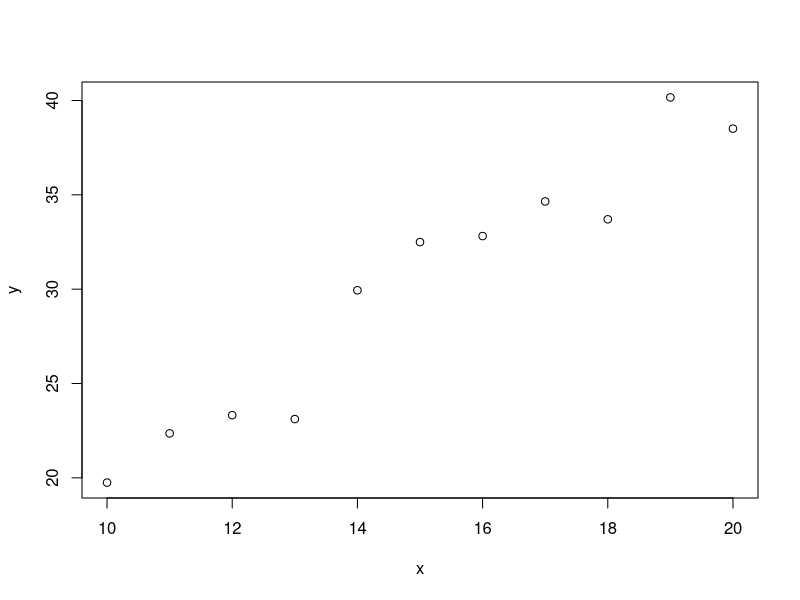

Reproduce this figure in R.
# Simulate data
set.seed(801)
x <- 10:20
y <- 2*x + rnorm(length(x), 0, 2)

plot(x,y)

# Estimate beta0 and beta1
sxx <- sum((x-mean(x))^2)
syy <- sum((y-mean(y))^2)
sxy <- sum((x-mean(x))*(y-mean(y)))

beta1 <- sxy/sxx
beta0 <- mean(y)-beta1*mean(x)
beta0; beta1

# Sums of squares
yhat <- beta0 + beta1*x
ssreg <- sum((yhat-mean(y))^2)
sse <- sum((y-yhat)^2)

# Mean square
msreg <- ssreg/1
mse <- sse/(length(y)-2)

# F
f <- msreg/mse

# p-value
pf(f, 1, length(y)-2, lower.tail = F)

# Standard errors
sb1 <- sqrt(mse/sxx)
sb0 <- sqrt(mse*(1/length(y)+mean(x)^2/sxx))
sb0; sb1

# Using the lm function
fit <- lm(y~x)
summary(fit)
anova(fit)
